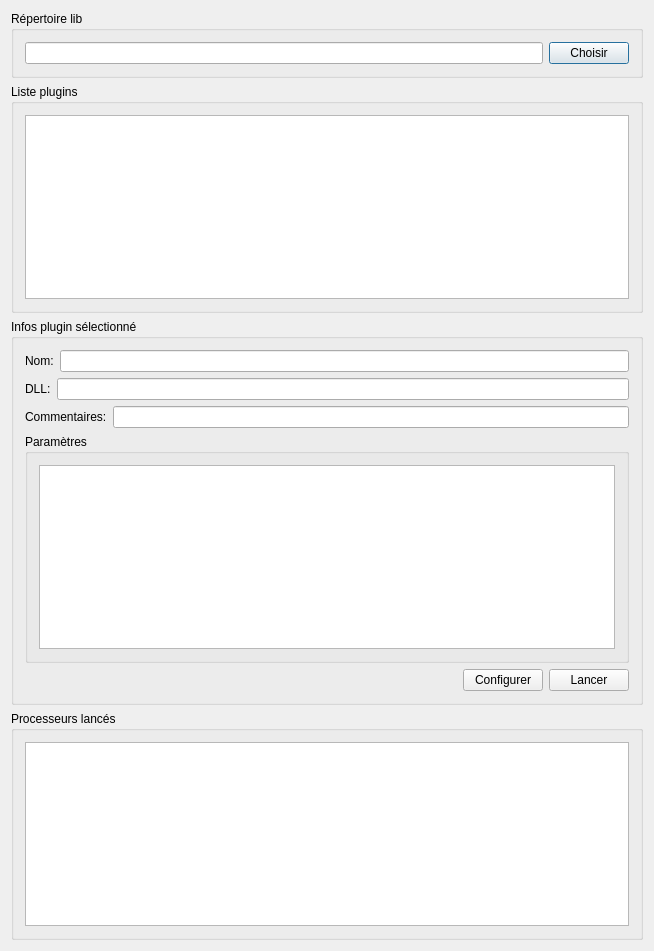
<?xml version="1.0" encoding="UTF-8"?>
<ui version="4.0">
 <class>LoadPlugin</class>
 <widget class="QDialog" name="LoadPlugin">
  <property name="geometry">
   <rect>
    <x>0</x>
    <y>0</y>
    <width>654</width>
    <height>951</height>
   </rect>
  </property>
  <property name="windowTitle">
   <string>LoadPlugin</string>
  </property>
  <layout class="QVBoxLayout" name="verticalLayout_3">
   <item>
    <widget class="QGroupBox" name="_GB_libs">
     <property name="title">
      <string>Répertoire lib</string>
     </property>
     <layout class="QHBoxLayout" name="horizontalLayout">
      <item>
       <widget class="QLineEdit" name="_LE_libs">
        <property name="readOnly">
         <bool>true</bool>
        </property>
       </widget>
      </item>
      <item>
       <widget class="QPushButton" name="_PB_libs">
        <property name="text">
         <string>Choisir</string>
        </property>
       </widget>
      </item>
     </layout>
    </widget>
   </item>
   <item>
    <widget class="QGroupBox" name="groupBox">
     <property name="title">
      <string>Liste plugins</string>
     </property>
     <layout class="QHBoxLayout" name="horizontalLayout_2">
      <item>
       <widget class="QTableWidget" name="_TAW_process">
        <property name="selectionMode">
         <enum>QAbstractItemView::SingleSelection</enum>
        </property>
        <property name="selectionBehavior">
         <enum>QAbstractItemView::SelectRows</enum>
        </property>
       </widget>
      </item>
     </layout>
    </widget>
   </item>
   <item>
    <widget class="QGroupBox" name="groupBox_3">
     <property name="title">
      <string>Infos plugin sélectionné</string>
     </property>
     <layout class="QVBoxLayout" name="verticalLayout">
      <item>
       <layout class="QHBoxLayout" name="horizontalLayout_3">
        <item>
         <widget class="QLabel" name="label">
          <property name="text">
           <string>Nom:</string>
          </property>
         </widget>
        </item>
        <item>
         <widget class="QLineEdit" name="_LE_pluginName">
          <property name="readOnly">
           <bool>true</bool>
          </property>
         </widget>
        </item>
       </layout>
      </item>
      <item>
       <layout class="QHBoxLayout" name="horizontalLayout_6">
        <item>
         <widget class="QLabel" name="label_3">
          <property name="text">
           <string>DLL:</string>
          </property>
         </widget>
        </item>
        <item>
         <widget class="QLineEdit" name="_LE_pluginID">
          <property name="readOnly">
           <bool>true</bool>
          </property>
         </widget>
        </item>
       </layout>
      </item>
      <item>
       <layout class="QHBoxLayout" name="horizontalLayout_4">
        <item>
         <widget class="QLabel" name="label_2">
          <property name="text">
           <string>Commentaires:</string>
          </property>
         </widget>
        </item>
        <item>
         <widget class="QLineEdit" name="_LE_pluginComments">
          <property name="readOnly">
           <bool>true</bool>
          </property>
         </widget>
        </item>
       </layout>
      </item>
      <item>
       <widget class="QGroupBox" name="groupBox_4">
        <property name="title">
         <string>Paramètres</string>
        </property>
        <layout class="QGridLayout" name="gridLayout_2">
         <item row="0" column="0">
          <widget class="QTableWidget" name="_TAW_pluginParameters"/>
         </item>
        </layout>
       </widget>
      </item>
      <item>
       <layout class="QHBoxLayout" name="horizontalLayout_5">
        <item>
         <spacer name="horizontalSpacer">
          <property name="orientation">
           <enum>Qt::Horizontal</enum>
          </property>
          <property name="sizeHint" stdset="0">
           <size>
            <width>40</width>
            <height>20</height>
           </size>
          </property>
         </spacer>
        </item>
        <item>
         <widget class="QPushButton" name="_PB_customize">
          <property name="text">
           <string>Configurer</string>
          </property>
         </widget>
        </item>
        <item>
         <widget class="QPushButton" name="_PB_process">
          <property name="text">
           <string>Lancer</string>
          </property>
         </widget>
        </item>
       </layout>
      </item>
     </layout>
    </widget>
   </item>
   <item>
    <widget class="QGroupBox" name="groupBox_2">
     <property name="title">
      <string>Processeurs lancés</string>
     </property>
     <layout class="QGridLayout" name="gridLayout">
      <item row="0" column="0">
       <widget class="QTableWidget" name="_TAW_launchedProcesses"/>
      </item>
     </layout>
    </widget>
   </item>
  </layout>
 </widget>
 <layoutdefault spacing="6" margin="11"/>
 <resources/>
 <connections/>
</ui>
